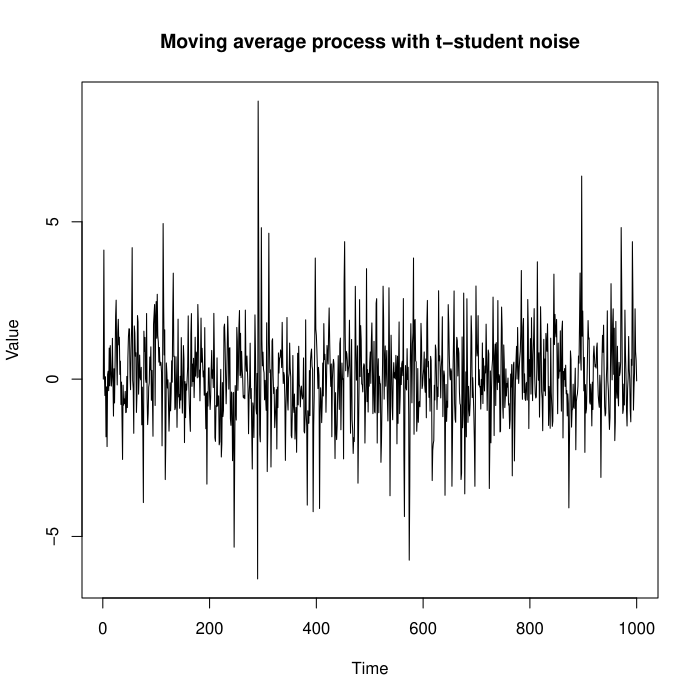

R code for this plot:
# Set the parameters
n <- 1000 # number of observations
theta <- 0.3 # value of theta
df <- 4 # degrees of freedom for t-student distribution

# Generate a t-student white noise
Z <- rt(n, df=df)

# Initialize the moving average process
X <- rep(0, n)

# Define the moving average process
for (t in 2:n) {
  X[t] <- Z[t] + theta * Z[t-1]
}

# Plot the simulated values[^4^][4]
plot(X, type="l", main="Moving average process with t-student noise", xlab="Time", ylab="Value")
